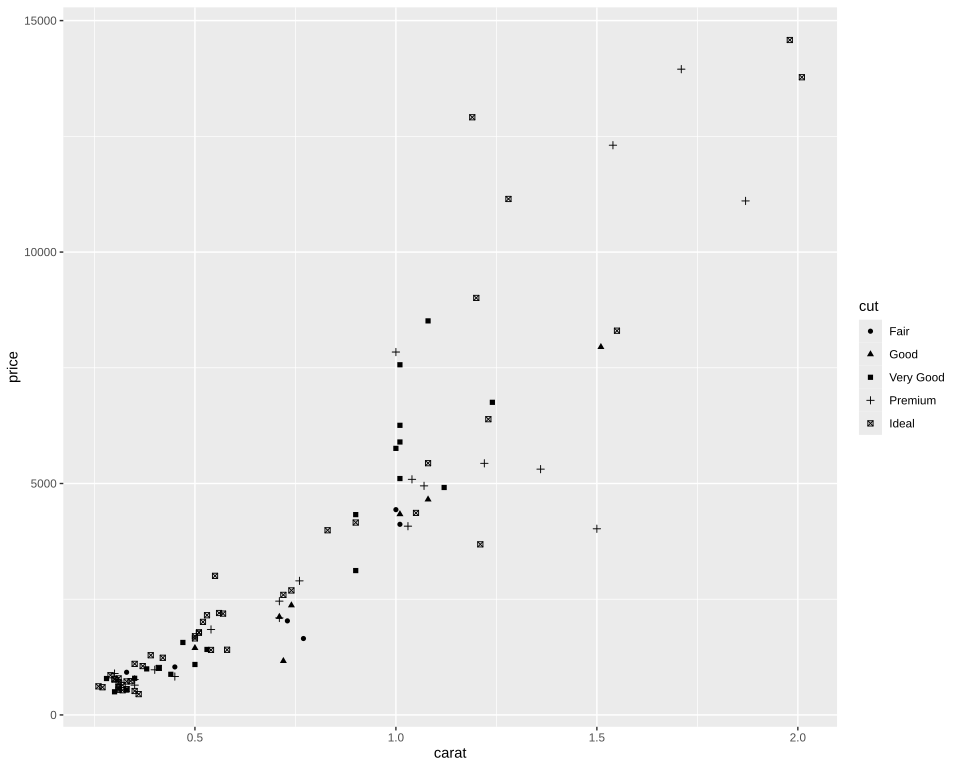

Reproduce this figure in R.
# The plot test/golden/shape_solid.svg draws, drawn by ggplot2 itself, as ggplot2's own visual tests
# draw their snapshots: the independent check on that golden whenever it changes. The suite
# never runs this; it needs R, ggplot2 and vdiffr, saved as the Docker image
# giggly-r:ggplot2-4.0.3. From the repository's root:
#
#   docker run --rm -v "$PWD/test/golden":/golden:ro giggly-r:ggplot2-4.0.3 \
#     Rscript /golden/shape_solid.R > shape_solid.ggplot2.svg
#
# and compare the two drawings element by element, as test/golden/point.R describes.
#
# scale_shape()'s first example: a hundred diamonds picked at random after set.seed(596), their
# price by carat, each cut in one of the palette's solid shapes. Its cut is an ordered factor,
# which ggplot2 gives scale_shape_ordinal(), warning and drawing as scale_shape() does; Giggly's
# test takes the same rows and gives the scale cut's levels as its limits, which Giggly's column of
# strings would otherwise sort alphabetically.
# First checked with ggplot2 4.0.3 and vdiffr 1.0.9: every element matches, the x axis drawn before
# the y as test/golden/point.R describes, and every clip path.

library(ggplot2)

set.seed(596)
dsmall <- diamonds[sample(nrow(diamonds), 100), ]

plot <- ggplot(dsmall, aes(carat, price)) + geom_point(aes(shape = cut)) + theme_gray()

file <- tempfile(fileext = ".svg")
suppressWarnings(vdiffr::write_svg(plot, file))
cat(readLines(file), sep = "\n")
